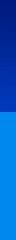

Tiled map render using the project's own tile images. Description and the whole map definition, tile-layer contents included, below:
An orthogonal 1x15 tile map with 16x16 px tiles, 1 tile layer (Layer 1).

<map version="1.0" orientation="orthogonal" renderorder="right-down" width="1" height="15" tilewidth="16" tileheight="16">
 <tileset firstgid="1" source="Base.tsx" />
 <layer name="Layer 1" width="1" height="15">
  <data encoding="csv">
1,
2,
3,
4,
5,
6,
7,
8,
8,
8,
8,
8,
8,
8,
8
  </data> </layer></map>
